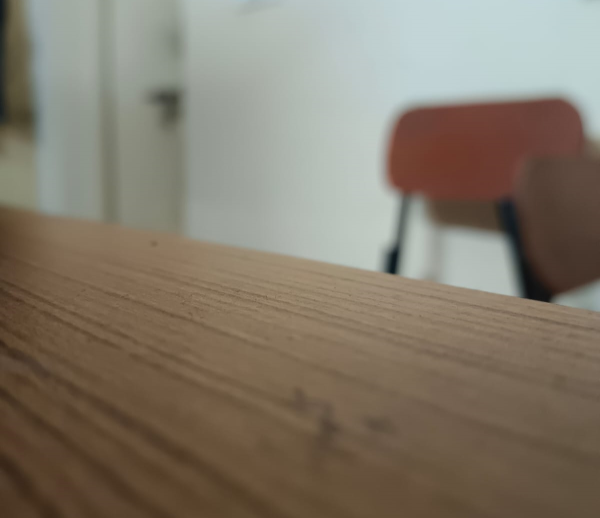
#> input picture TASK 1.1/table.png, 1200 x 1036 px (shown at 1/2 size)
$ python task1_1.py
#> lines starting #> are read from the running program, lines starting #| are printed output that depends on the picture; after the words box and inside, x2 and y2 are one past the last pixel; in counts of white or black regions, pixels touching at a corner belong together
import cv2
import numpy as np

img = cv2.imread("table.png")
#> img is the input picture: shape (1036, 1200, 3); mean B, G, R 106.8, 121.4, 130.6

# Resizing the image
resized_img = cv2.resize(img, (600, 518), interpolation=cv2.INTER_AREA)
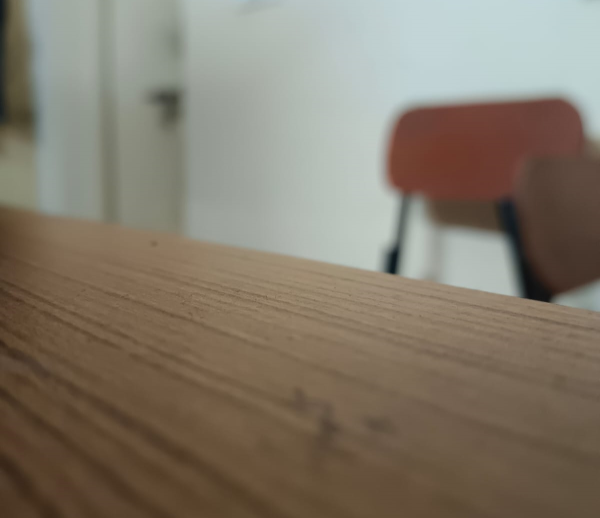
#> resized_img: shape (518, 600, 3); mean B, G, R 107, 121.5, 130.7

# Saving the resized image
cv2.imwrite("resized_img.png", resized_img)

# Convert the image to grayscale
gray = cv2.cvtColor(resized_img, cv2.COLOR_BGR2GRAY)
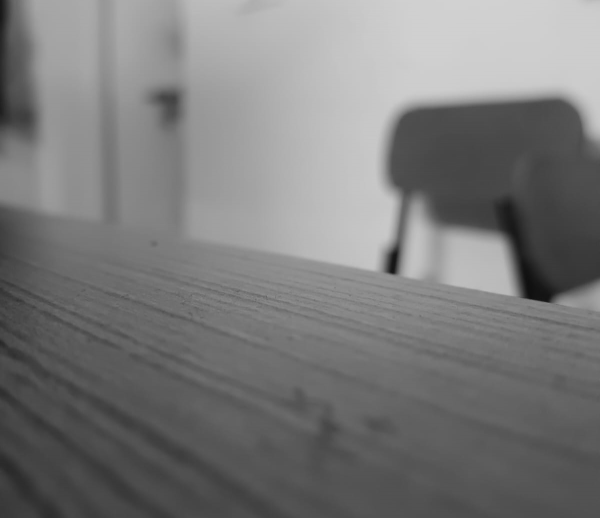
#> gray: shape (518, 600); min 15, max 209, mean 122.6

# Saving the grayscale image
cv2.imwrite("gray.png", gray)

# Applying blur for Sobel
image_blur = cv2.medianBlur(gray, 9)

# Get the image dimensions
height, width = image_blur.shape
#> height = 518; width = 600

# Here I thought to use canny but it is not mentioned in the doc so i used the sobel
# Define the Sobel kernels
sobel_x = np.array([[-1, 0, 1], [-2, 0, 2], [-1, 0, 1]])
sobel_y = np.array([[-1, -2, -1], [0, 0, 0], [1, 2, 1]])

# Initialize the output image
edges = np.zeros_like(image_blur)

# Perform the Sobel operator
for y in range(1, height - 1):
    for x in range(1, width - 1):
        gx = np.sum(image_blur[y - 1:y + 2, x - 1:x + 2] * sobel_x)
        gy = np.sum(image_blur[y - 1:y + 2, x - 1:x + 2] * sobel_y)
        edges[y, x] = np.sqrt(gx**2 + gy**2)
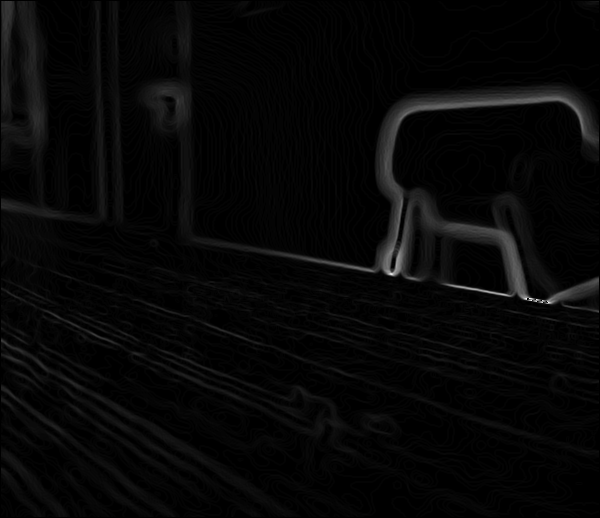
#> edges: shape (518, 600); min 0, max 255, mean 6.8

# Save the edge image
cv2.imwrite("edge.png", edges)

# Binarizing the image for it to be 0 or 255
_, binary = cv2.threshold(edges, 0, 255, cv2.THRESH_BINARY + cv2.THRESH_OTSU)
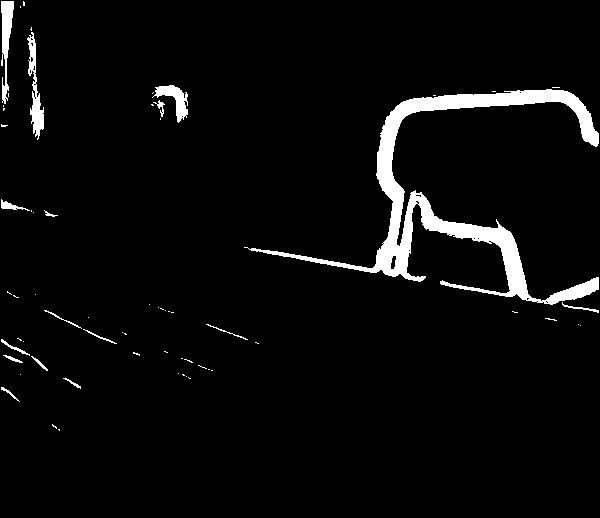
#> binary: shape (518, 600); 4.3% white; 64 white regions (48 under 20 px), largest, box (x1, y1, x2, y2) and area: (244, 89, 599, 305) 10388, (27, 32, 44, 140) 710, (1, 1, 14, 104) 692

# Save the binarized image
cv2.imwrite("binary.png", binary)

# Detecting lines using Hough transform on the binary image
lines = cv2.HoughLines(binary, 1, np.pi / 180, 200)
#> lines = [[202, 1.75], [194, 1.76], [120, 1.54], [91, 1.59], [111, 1.55], [207, 1.73], [108, 1.55], [126, 1.52], [124, 1.52]]

# Create a new color image for drawing lines and doing it on a copy
line_img = cv2.cvtColor(binary.copy(), cv2.COLOR_GRAY2BGR)

# Draw the lines on the new image
for line in lines:
    rho, theta = line[0]
    a = np.cos(theta)
    b = np.sin(theta)
    x0 = a * rho
    y0 = b * rho
    x1 = int(x0 + 1000 * (-b))
    y1 = int(y0 + 1000 * (a))
    x2 = int(x0 - 1000 * (-b))
    y2 = int(y0 - 1000 * (a))
    cv2.line(line_img, (x1, y1), (x2, y2), (0, 0, 255), 2)  # Drawing red lines
#> this loop made 9 passes
#> (rho, theta, a, b, x0, y0, x1, y1) on passes 1 to 9: (202, 1.75, -0.174, 0.985, -35.08, 198.9, -1019, 25), (194, 1.76, -0.191, 0.982, -37.02, 190.4, -1018, 0), (120, 1.54, 0.0349, 0.999, 4.19, 119.9, -995, 154), (91, 1.59, -0.0175, 1, -1.59, 90.99, -1001, 73), (111, 1.55, 0.0175, 1, 1.94, 111, -997, 128), (207, 1.73, -0.156, 0.988, -32.38, 204.5, -1020, 48), (108, 1.55, 0.0175, 1, 1.88, 108, -997, 125), (126, 1.52, 0.0523, 0.999, 6.59, 125.8, -992, 178), (124, 1.52, 0.0523, 0.999, 6.49, 123.8, -992, 176)
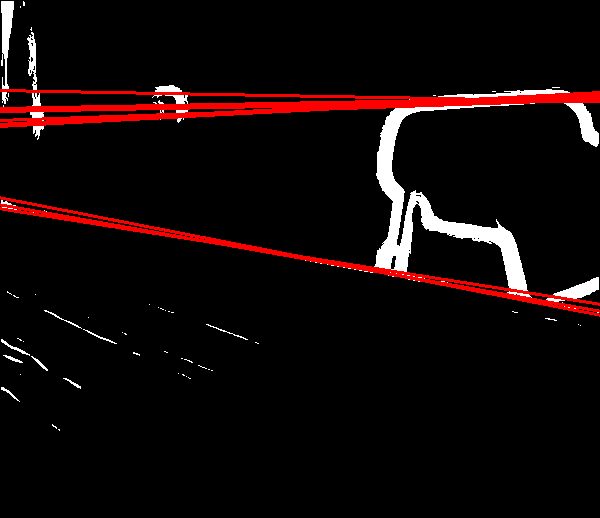
#> line_img: shape (518, 600, 3); mean B, G, R 8.1, 8.1, 18

# Save the image with lines
cv2.imwrite("hough_lines_binary.png", line_img)
# I know that lines are detected on the chair also but i tried to solve it by applying more blur and all but could not do it in time

# Display the image with lines
cv2.imshow('Hough Lines on Binary Image', line_img)
cv2.waitKey(0)
cv2.destroyAllWindows()
